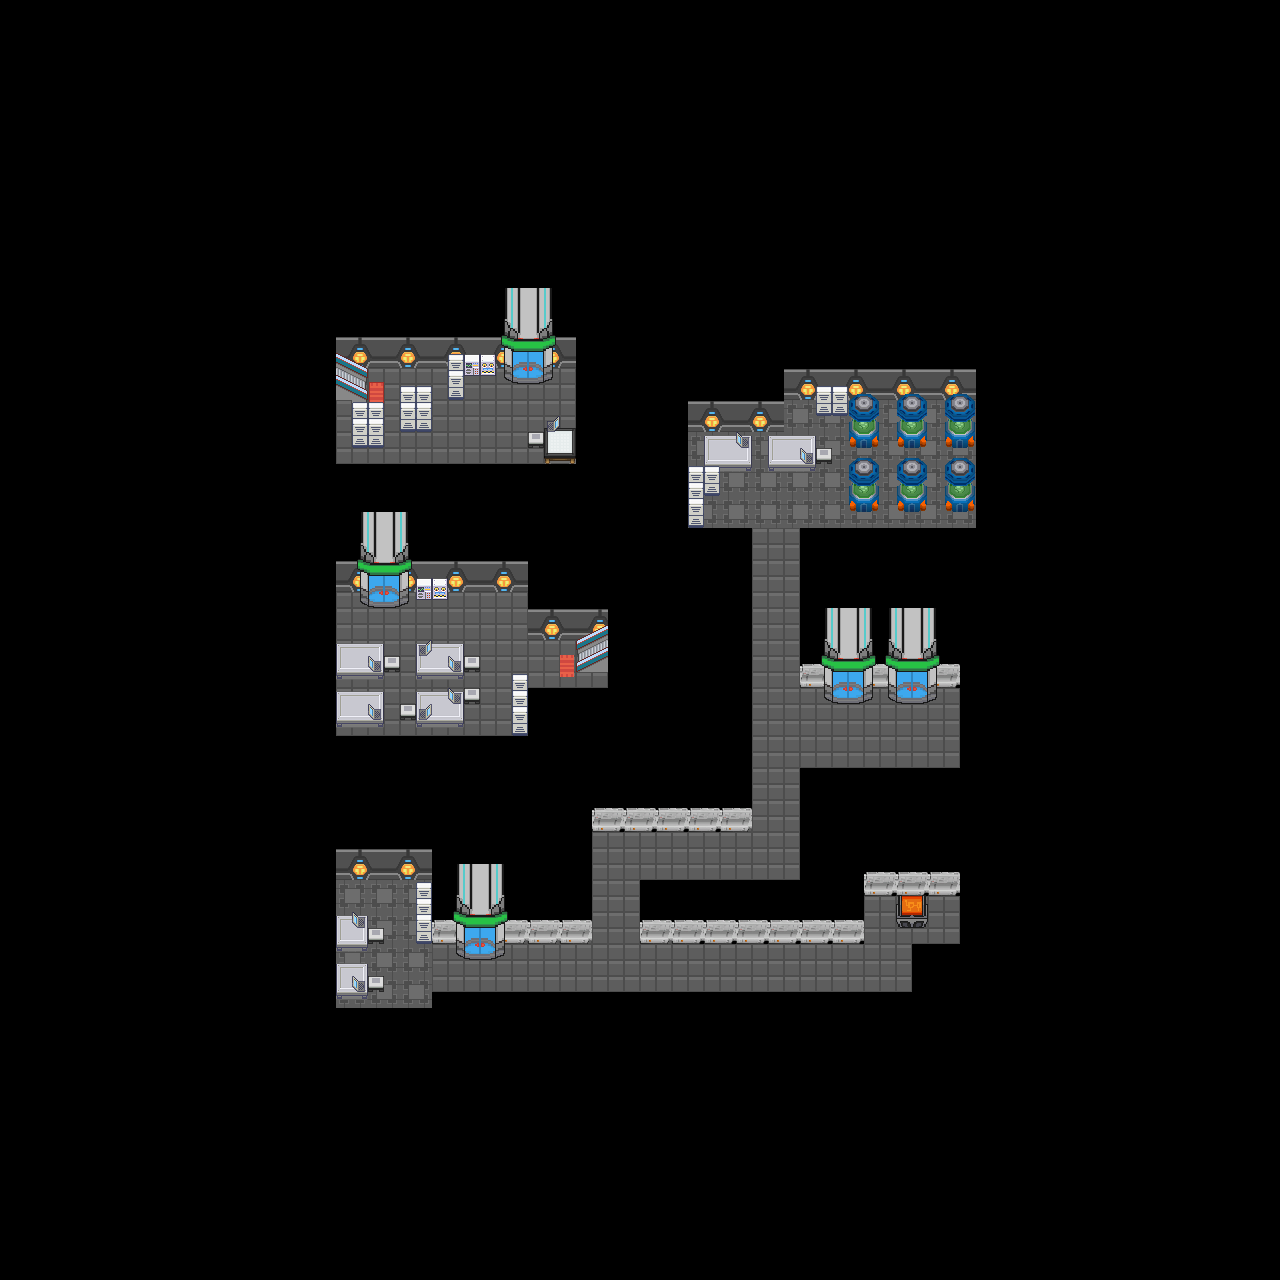

Tiled map render using the project's own tile images. Description and the map definition, with tile-layer contents summarised, below:
An orthogonal 80x80 tile map with 16x16 px tiles, 6 tile layers (Walkable , Walkable, Walkable, Collisions, ...), 4 tilesets.

<map version="1.0" orientation="orthogonal" width="80" height="80" tilewidth="16" tileheight="16">
 <properties>
  <property name="dayPokemonChances" value="" />
  <property name="dayPokemonLevels" value="" />
  <property name="fishPokemonChances" value="" />
  <property name="fishPokemonLevels" value="" />
  <property name="nightPokemonChances" value="" />
  <property name="nightPokemonLevels" value="" />
  <property name="pvp" value="yes" />
  <property name="waterPokemonChances" value="" />
  <property name="waterPokemonLevels" value="" />
  <property name="wildProbability" value="0" />
  <property name="xOffsetModifier" value="0" />
  <property name="yOffsetModifier" value="0" />
 </properties>
 <tileset firstgid="1" source="Shadow Lab Tileset.tsx" />
 <tileset firstgid="904" source="SinnohInteriorSet2.tsx" />
 <tileset firstgid="1376" source="Fire Red Tileset 10.tsx" />
 <tileset firstgid="1632" source="SinnohInteriorSet3.tsx" />
 <layer name="Walkable " width="80" height="80">
  <data>[6400 cells, 682 non-empty, 5 distinct tile ids]</data>
 </layer>
 <layer name="Walkable" width="80" height="80">
  <data>[6400 cells, 55 non-empty, 19 distinct tile ids]</data>
 </layer>
 <layer name="Walkable" width="80" height="80">
  <data>[6400 cells, 0 non-empty, 0 distinct tile ids]</data>
 </layer>
 <layer name="Collisions" width="80" height="80">
  <data>[6400 cells, 533 non-empty, 26 distinct tile ids]</data>
 </layer>
 <layer name="Collisions" width="80" height="80">
  <data>[6400 cells, 157 non-empty, 37 distinct tile ids]</data>
 </layer>
 <layer name="WalkBehind" width="80" height="80">
  <data>[6400 cells, 42 non-empty, 12 distinct tile ids]</data>
 </layer>
</map>
